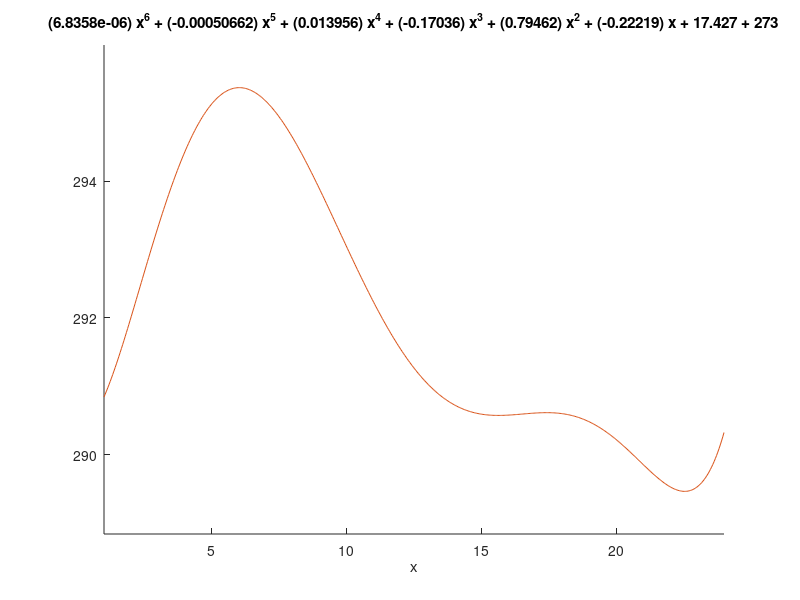

The MATLAB source for this figure:
clf
hold on
%weather from 1 am
weather = [18 19 20 21 22 24 22 21 21 20 19 18 18 18 18 18 18 18 16 17 17 17 17 17];
time = 1:24;
plot(time, weather);

% ezplot('(-6.8606e-06)*x^5 + (0.0011562)*x^4 + (-0.048127)*x^3 + (0.72519)*x^2 + (-3.4994)*x + 27.386',[1 24])
%ezplot('y = (9.8071e-08)*x^8 + (-9.2544e-06)*x^7 + (0.00034337)*x^6 + (-0.0062467)*x^5 + (0.05561)*x^4 + (-0.19114)*x^3 + (-0.1404)*x^2 + (2.0202)*x + 14.272', [1 24])
   ezplot('(6.8358e-06)*x^6 + (-0.00050662)*x^5 + (0.013956)*x^4 + (-0.17036)*x^3 + (0.79462)*x^2 + (-0.22219)*x + 17.427 + 273', [1 24])